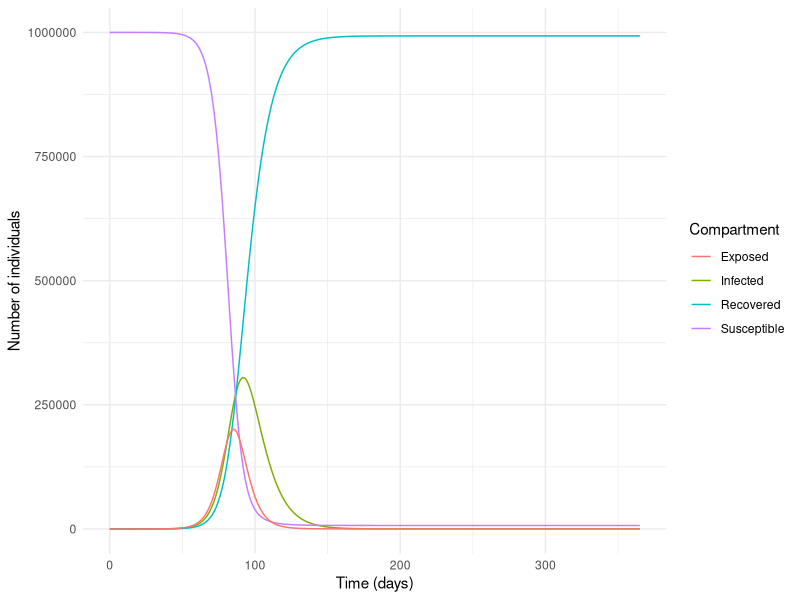

Reproduce this figure in R.
## ---- chunk 1
#| echo: false
library(tidyverse)
ggplot2::theme_set(ggplot2::theme_minimal())
## ---- chunk 2
library(deSolve)

# Define parameters
N <- 1e6  # Total population
beta <- 0.5  # Transmission rate
gamma <- 0.1  # Recovery rate
t_exp <- 5  # Latent period

# Initial conditions
init <- c(S = N - 1, E = 1, I = 0, R = 0)

# Define the SEIR model
seir_model <- function(t, y, parameters) {
  with(as.list(y), {
    dS <- -beta * S * I / N
    dE <- beta * S * I / N - (1 / t_exp) * E
    dI <- (1 / t_exp) * E - gamma * I
    dR <- gamma * I
    return(list(c(dS, dE, dI, dR)))
  })
}
## ---- chunk 3
# Solve the ODEs
times <- seq(0, 365, by = 1)
result <- ode(y = init, times = times, func = seir_model)

# Plot the results
library(ggplot2)
ggplot(as.data.frame(result), aes(time, I, color = "Infected")) +
  geom_line() +
  geom_line(aes(time, R, color = "Recovered")) +
  geom_line(aes(time, S, color = "Susceptible")) +
  geom_line(aes(time, E, color = "Exposed")) +
  scale_color_discrete(name = "Compartment") +
  labs(x = "Time (days)", y = "Number of individuals") 
